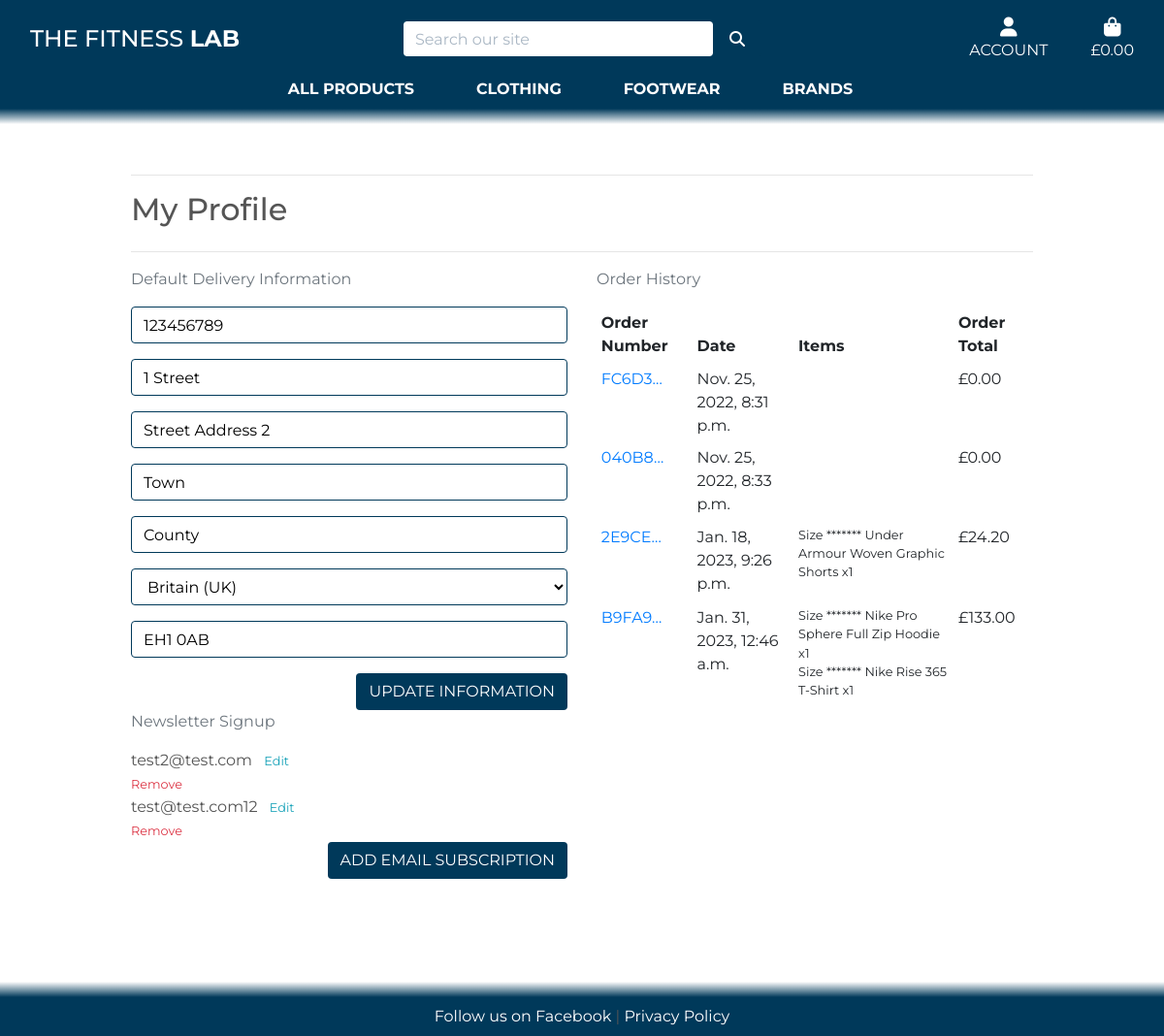
/profile/ (signed in), run on the app's committed database.
### profiles/models.py (models this page shows, shortened)
class UserProfile(models.Model):
    user = models.OneToOneField(User, on_delete=models.CASCADE)
    default_phone_number = models.CharField(max_length=20, null=True,
                                            blank=True)
    default_address_line1 = models.CharField(max_length=80, null=True,
                                             blank=True)
    default_address_line2 = models.CharField(max_length=80, null=True,
                                             blank=True)
    default_city = models.CharField(max_length=40, null=True, blank=True)
    default_county = models.CharField(max_length=80, null=True, blank=True)
    default_country = CountryField(blank_label='Country', null=True,
                                   blank=True)
    default_postcode = models.CharField(max_length=20, null=True, blank=True)

class Newsletter(models.Model):
    user = models.ForeignKey(User, on_delete=models.CASCADE,
                             related_name='newsletter_user')
    email = models.EmailField(max_length=254, unique=True,
                              null=False, blank=False)
    is_registered = models.BooleanField(default=False, null=True, blank=True)

### checkout/models.py (models this page shows, shortened)
class Order(models.Model):
    order_number = models.CharField(max_length=32, null=False, editable=False)
    user_profile = models.ForeignKey(UserProfile, on_delete=models.SET_NULL,
                                     null=True, blank=True,
                                     related_name='orders')
    full_name = models.CharField(max_length=50, null=False, blank=False)
    email = models.EmailField(max_length=254, null=False, blank=False)
    phone_number = models.CharField(max_length=20, null=False, blank=False)
    address_line1 = models.CharField(max_length=80, null=False, blank=False)
    address_line2 = models.CharField(max_length=80, null=True, blank=True)
    city = models.CharField(max_length=40, null=False, blank=False)
    county = models.CharField(max_length=80, null=True, blank=True)
    country = CountryField(blank_label='Country *', null=False, blank=False)
    postcode = models.CharField(max_length=20, null=True, blank=True)
    date = models.DateTimeField(auto_now_add=True)
    delivery_cost = models.DecimalField(max_digits=6, decimal_places=2,
                                        null=False, default=0)
    order_total = models.DecimalField(max_digits=10, decimal_places=2,
                                      null=False, default=0)
    grand_total = models.DecimalField(max_digits=10, decimal_places=2,
                                      null=False, default=0)
    original_basket = models.TextField(null=False, blank=False, default='')
    stripe_pid = models.CharField(max_length=254, null=False,
                                  blank=False, default='')

class OrderLineItem(models.Model):
    order = models.ForeignKey(Order, null=False, blank=False,
                              on_delete=models.CASCADE,
                              related_name='lineitems')
    item = models.ForeignKey(Item, null=False, blank=False,
                             on_delete=models.CASCADE)
    item_size = models.CharField(max_length=2, null=True,
                                 blank=True)  # XS, S, M, L, XL
    quantity = models.IntegerField(null=False, blank=False, default=0)
    lineitem_total = models.DecimalField(max_digits=6, decimal_places=2,
                                         null=False, blank=False,
                                         editable=False)

### items/models.py (models this page shows, shortened)
class Item(models.Model):
    category = models.ForeignKey('Category', null=True, blank=True,
                                 on_delete=models.SET_NULL)
    name = models.CharField(max_length=250)
    brand = models.ForeignKey(Brand, on_delete=models.CASCADE, default=1)
    description = models.TextField()
    has_sizes = models.BooleanField(default=False, null=True, blank=True)
    sku = models.CharField(max_length=250, null=True, blank=True)
    price = models.DecimalField(max_digits=6, decimal_places=2)
    color = models.CharField(max_length=25, null=True, blank=True)
    rating = models.DecimalField(max_digits=6, decimal_places=2,
                                 null=True, blank=True)
    image = models.ImageField(null=True, blank=True)

### profiles/views.py (the view)
# urls.py: path('profile/', include('profiles.urls')),
@login_required
def profile(request):
    profile = get_object_or_404(UserProfile, user=request.user)
    newsletters = Newsletter.objects.all().filter(user=request.user)
    if request.method == 'POST':
        form = UserProfileForm(request.POST, instance=profile)
        if form.is_valid():
            form.save()
            messages.success(request, 'Profile updated successfully')
        else:
            messages.error(request,
                           ('Update failed. Please ensure the form is valid.'))
    else:
        form = UserProfileForm(instance=profile)
    orders = profile.orders.all()
    template = 'profiles/profile.html'
    context = {
        'form': form,
        'orders': orders,
        'newsletters': newsletters,
        'on_profile_page': True
    }
    return render(request, template, context)

### basket/contexts.py (called while the page is built, shortened)
def basket_contents(request):
    basket_items = []
    total = 0
    item_count = 0
    basket = request.session.get('basket', {})
    if total < settings.FREE_DELIVERY_THRESHOLD:
        delivery = total * Decimal(settings.STANDARD_DELIVERY_PERCENTAGE / 100)
        free_delivery_delta = settings.FREE_DELIVERY_THRESHOLD - total
    else:
        delivery = 0
        free_delivery_delta = 0
    grand_total = delivery + total
    context = {
        'basket_items': basket_items,
        'total': total,
        'item_count': item_count,
        'delivery': delivery,
        'free_delivery_delta': free_delivery_delta,
        'free_delivery_threshold': settings.FREE_DELIVERY_THRESHOLD,
        'grand_total': grand_total,
    }
    return context

### profiles/templates/profiles/profile.html (shortened to what this page needs)
{% extends "base.html" %}
{% load static %}
{% block extra_css %}
    <link rel="stylesheet" href="{% static 'profiles/css/profile.css' %}">
{% endblock %}
{% block page_header %}
    <div class="container header-container">
    </div>
{% endblock %}
{% block content %}
    <div class="overlay"></div>
    <div class="container">
        <div class="row">
            <div class="col">
                <hr>
                <h2 class="mb-4">My Profile</h2>
                <hr>
            </div>
        </div>
        <div class="row">
            <div class="col-12 col-lg-6">
                <p class="text-muted">Default Delivery Information</p>
                <form class="mt-3" action="{% url 'profile' %}" method="POST" id="profile-update-form">
                    {{ form|crispy }}
                    <button class="btn btn-black rounded text-uppercase float-right">Update Information</button>
                </form>
            </div>
            <div class="col-12 col-lg-6">
                <p class="text-muted">Order History</p>
                <div class="order-history table-responsive">
                    <table class="table table-sm table-borderless">
                        <thead>
                            <tr>
                                <th>Order Number</th>
                                <th>Date</th>
                                <th>Items</th>
                                <th>Order Total</th>
                            </tr>
                        </thead>
                        <tbody>
                            {% for order in orders %}
                                <tr>
                                    <td>
                                        <a href="{% url 'order_history' order.order_number %}"
                                        title="{{ order.order_number }}">
                                            {{ order.order_number|truncatechars:6 }}
                                        </a>
                                    </td>
                                    <td>{{ order.date }}</td>
                                    <td>
                                        <ul class="list-unstyled">
                                            {% for product in order.lineitems.all %}
                                                <li class="small">
                                                    {% if product.item.has_sizes %}
                                                        Size ******* {{ product.item.size|upper }}
                                                    {% endif %}{{ product.item.name }} x{{ product.quantity }}
                                                </li>
                                            {% endfor %}
                                        </ul>
                                    </td>
                                    <td>£{{ order.grand_total }}</td>
                                </tr>
                            {% endfor %}
                        </tbody>
                    </table>
                </div>
            </div>
        </div>
        <div class="row">
            <div class="col-12 col-lg-6">
                <p class="text-muted">Newsletter Signup</p>
                {% for newsletter in newsletters %}
                <div class="row">
                    <div class="col-12 col-lg-6">
                        <span class="mr-2">{{ newsletter.email }}</span>
                        <a href="{% url 'edit_newsletter' newsletter.id %}" class="update-link text-info mr-2"><small>Edit</small></a>
                        <a href="{% url 'delete_newsletter' newsletter.id %}" class="remove-item text-danger"><small>Remove</small></a>
                    </div>
                </div>
                {% endfor %}
                <a href="{% url 'add_newsletter' %}" class="btn btn-black rounded text-uppercase float-right">Add Email Subscription</a>
            </div>
        </div>
    </div>
{% endblock %}

### static/css/base.css (style rules this page uses)
html { height: 100%; }
body { background: url('/media/white-shoe-background.webp') no-repeat center center fixed; background-size: cover; height: calc(100vh - 164px); color: #555; font-family: 'Montserrat'; }
.btn-black { background: #00395a; color: white; }
.border-black { border: 1px solid #00395a !important; }
.overlay { height: 100%; width: 100%; top: 0; left: 0; position: fixed; background: white; z-index: -1; }
.btt-link, .update-link, .remove-item { cursor: pointer; }
@media (min-width: 1200px) { .container { max-width: 80%; } }
@media (min-width: 992px) { .header-container { padding-top: 164px; } }

### profiles/static/profiles/css/profile.css (style rules this page uses)
.order-history { max-height: 416px; overflow-y: auto; }
#profile-update-form .form-control, #newsletter-update-form .form-control { color: #000; }
#profile-update-form input::placeholder, #newsletter-update-form input::placeholder { color: #aab7c4; }
#id_default_country, #id_default_country option:not(:first-child) { color: #000; }

### data on the page
UserProfile: default_phone_number "123456789", default_address_line1 "1 Street", default_address_line2 "Street Address 2", default_city "Town", default_county "County", default_country "Britain (UK)", default_postcode "EH1 0AB"
Order: order_number "FC6D3…", date "Nov. 25, 2022, 8:31 p.m.", grand_total "0.00"
Order: order_number "040B8…", date "Nov. 25, 2022, 8:33 p.m.", grand_total "0.00"
Order: order_number "2E9CE…", date "Jan. 18, 2023, 9:26 p.m.", grand_total "24.20"
OrderLineItem: item.name "Under Armour Woven Graphic Shorts", quantity "1"
Order: order_number "B9FA9…", date "Jan. 31, 2023, 12:46 a.m.", grand_total "133.00"
OrderLineItem: item.name "Nike Pro Sphere Full Zip Hoodie", quantity "1"
OrderLineItem: item.name "Nike Rise 365 T-Shirt", quantity "1"
Newsletter: email "test2@test.com"
Newsletter: email "test@test.com12"
